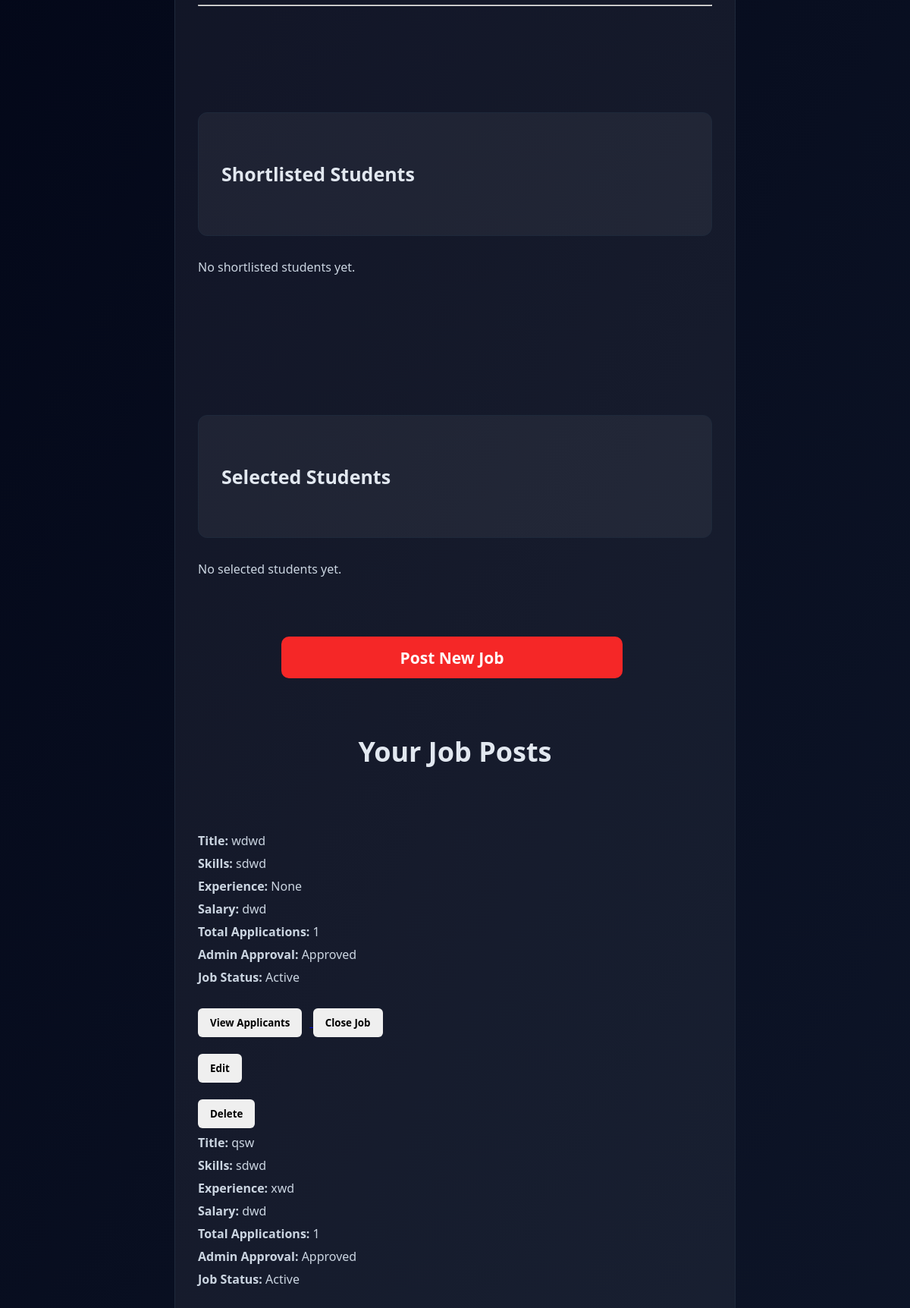
Page /company_dashboard (signed in, middle part) on the earlier database version.
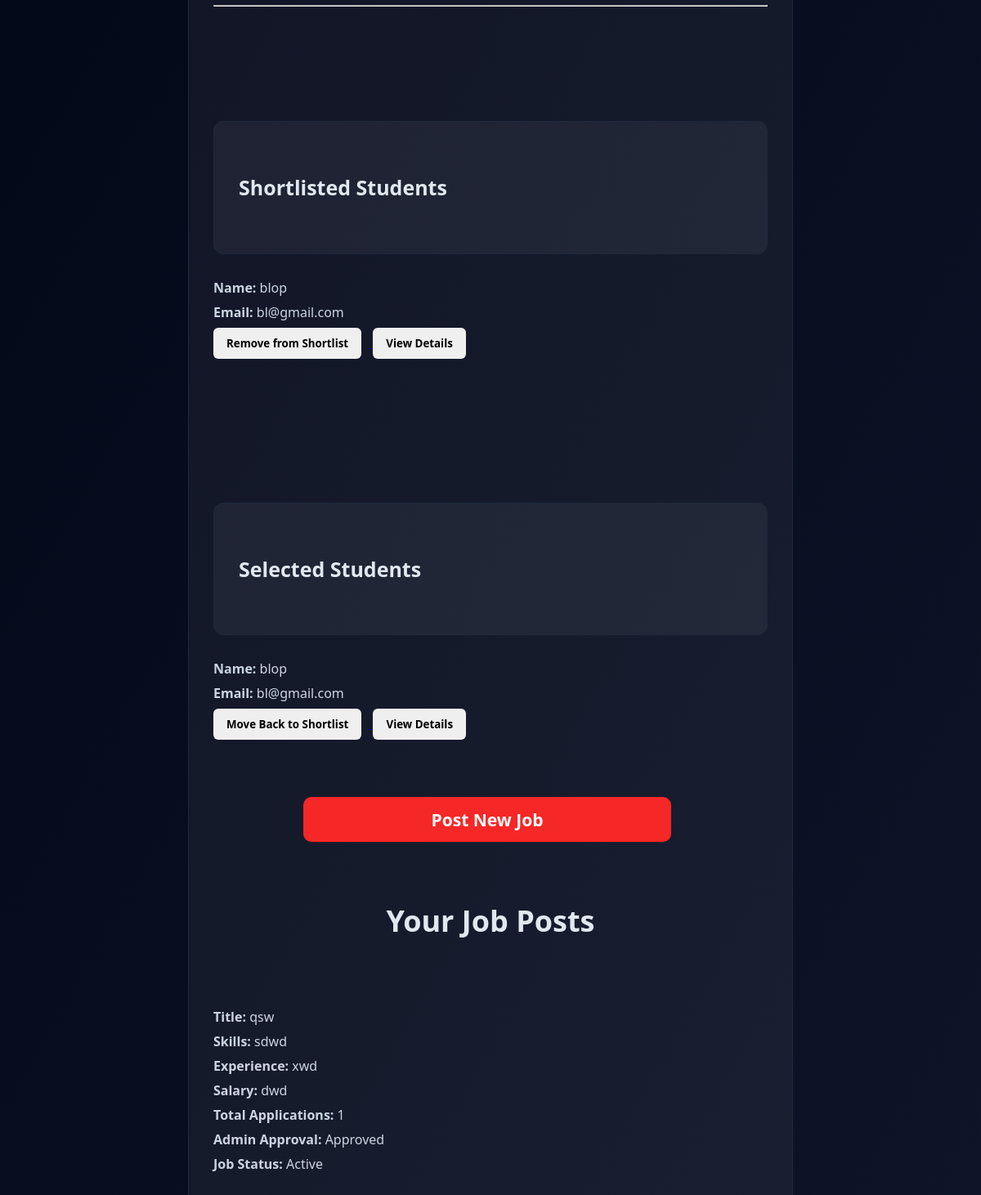
Same page on the later database version.
### app.py (models this page shows)
class Job(db.Model):
    __tablename__ = "jobs"
    id = db.Column(db.Integer, primary_key=True)
    company_id = db.Column(
        db.Integer,
        db.ForeignKey("company_profiles.id")
    )
    description = db.Column(db.Text)
    title = db.Column(db.String(150))
    skills = db.Column(db.String(200))
    experience = db.Column(db.String(200))
    salary = db.Column(db.String(50))
    job_type = db.Column(db.String(50), default="Full-time")
    is_approved = db.Column(db.Boolean, default=False)
    is_closed = db.Column(db.Boolean, default=False)
    posted_at = db.Column(db.DateTime, default=datetime.utcnow)
    company = db.relationship("CompanyProfile", back_populates="jobs")
    applications = db.relationship(
        "Application",
        back_populates="job"
    )

class Application(db.Model):
    __tablename__ = "applications"
    id = db.Column(db.Integer, primary_key=True)
    student_id = db.Column(
        db.Integer,
        db.ForeignKey("student_profiles.id")
    )
    job_id = db.Column(
        db.Integer,
        db.ForeignKey("jobs.id")
    )
    status = db.Column(db.String(50), default="Applied")
    remarks = db.Column(db.String(200))
    applied_at = db.Column(db.DateTime, default=datetime.utcnow)
    updated_at = db.Column(db.DateTime)
    job = db.relationship("Job", back_populates="applications")
    student = db.relationship("StudentProfile", back_populates="applications")

class Users(db.Model):
    __tablename__ = "users"
    id = db.Column(db.Integer, primary_key=True)
    name = db.Column(db.String(100), nullable=False)
    email = db.Column(db.String(120), unique=True, nullable=False)
    password = db.Column(db.String(200), nullable=False)
    role = db.Column(db.String(100), nullable=False)
    contact_number = db.Column(db.String(15))
    is_approved = db.Column(db.Boolean, default=False)
    is_active = db.Column(db.Boolean, default=True)
    created_at = db.Column(db.DateTime, default=datetime.utcnow)
    student_profile = db.relationship(
        "StudentProfile",
        back_populates="user",
        uselist=False
    )
    company_profile = db.relationship(
        "CompanyProfile",
        back_populates="user",
        uselist=False
    )

### app.py (the view)
@app.route("/company_dashboard")
def company_dashboard():
    if "user_id" not in session:
        return redirect("/login")
    company = CompanyProfile.query.filter_by(
        user_id=session["user_id"]
    ).first()
    if not company:
        return redirect("/complete-company-profile")
    jobs = Job.query.filter_by(company_id=company.id).all()
    job_data = []
    all_shortlisted = []
    all_selected = []
    for job in jobs:
        total_apps = Application.query.filter_by(job_id=job.id).count()
        shortlisted = Application.query.filter_by(
            job_id=job.id,
            status="Shortlisted"
        ).all()
        selected = Application.query.filter_by(
            job_id=job.id,
            status="Selected"
        ).all()
        all_shortlisted.extend(shortlisted)
        all_selected.extend(selected)
        job_data.append({
            "job": job,
            "total_apps": total_apps
        })
    return render_template(
        "company_dashboard.html",
        company=company,
        jobs=job_data,
        shortlisted=all_shortlisted,
        selected=all_selected
    )

### templates/company_dashboard.html (shortened to what this page needs)
<!DOCTYPE html>
<html lang="en">
<head>
</head>
<body>
<div class="container">
<div class="card">
<br>
<hr>
<br><br><br><br><br><br>
<div class="card">
 <h4 style="font-size: 25px; font: weight 500px;">Shortlisted Students</h4>
</div>
{% if shortlisted %}
{% for app in shortlisted %}
<div>
<p><b>Name:</b> {{ app.student.user.name }}</p>
<p><b>Email:</b> {{ app.student.user.email }}</p>
<a href="/switch-status/{{ app.id }}/Applied">
<button>Remove from Shortlist</button>
</a>
<a href="/company/student/{{ app.student_id }}">
<button>View Details</button>
</a>
</div>
{% endfor %}
{% else %}
<p>No shortlisted students yet.</p>
{% endif %}
<br><br><br><br><br><br><br><br>
<div class="card">
<h4 style="font-size: 25px; font: weight 500px;">Selected Students</h4>
</div>
{% if selected %}
{% for app in selected %}
<div>
<p><b>Name:</b> {{ app.student.user.name }}</p>
<p><b>Email:</b> {{ app.student.user.email }}</p>
<a href="/switch-status/{{ app.id }}/shortlist">
<button>Move Back to Shortlist</button>
</a>
<a href="/company/student/{{ app.student_id }}">
<button>View Details</button>
</a>
</div>
{% endfor %}
{% else %}
<p>No selected students yet.</p>
{% endif %}
<a href="/post-job">
<button class="pstjb">Post New Job</button>
</a>
<br><br>
<h2 style="font-weight:800;font-size:36px; text-align:center;">Your Job Posts</h2>
<br><br>
{% if jobs %}
{% for item in jobs %}
{% set job = item.job %}
<div>
<p><b>Title:</b> {{ job.title }}</p>
<p><b>Skills:</b> {{ job.skills }}</p>
<p><b>Experience:</b> {{ job.experience }}</p>
<p><b>Salary:</b> {{ job.salary }}</p>
<p>
<b>Total Applications:</b>
{{ item.total_apps }}
</p>
<p>
<b>Admin Approval:</b>
{% if job.is_approved == 0 %}
Pending
{% else %}
Approved
{% endif %}
</p>
<p>
<b>Job Status:</b>
{% if job.is_closed %}
Closed
{% else %}
Active
{% endif %}
</p>
<br>
<a href="/job-applications/{{ job.id }}">
<button>View Applicants</button>
</a>
<a href="/switch-job/{{ job.id }}">
<button>
{% if job.is_closed %}
Activate Job
{% else %}
Close Job
{% endif %}
</button>
</a>
<br><br>
<a href="/edit-job/{{ job.id }}">
<button>Edit</button>
</a>
<br><br>
<form action="/delete-job/{{ job.id }}" method="POST">
<button>Delete</button>
</form>
</div>
{% endfor %}
{% else %}
<p style="font-weight: 500;font-size: 36px;">No jobs posted yet.</p>
{% endif %}
</div>
</body>
</html>

Differences in the rows shown:
removed Job: title "wdwd", skills "sdwd", experience "None", salary "dwd"
now on this page (row edited): Application: student.user.name "blop", student.user.email "bl@gmail.com", shown under "Shortlisted Students"
now on this page (row edited): Application: student.user.name "blop", student.user.email "bl@gmail.com", shown under "Selected Students"
Other differences:
text no longer shown: "No shortlisted students yet. No selected students yet."
list line gone: "Title: Skills: Experience: Salary: Total Applications: 1 Admin Approval: Approved Job Status: Active View Applicants Close Job Edit Delete"
